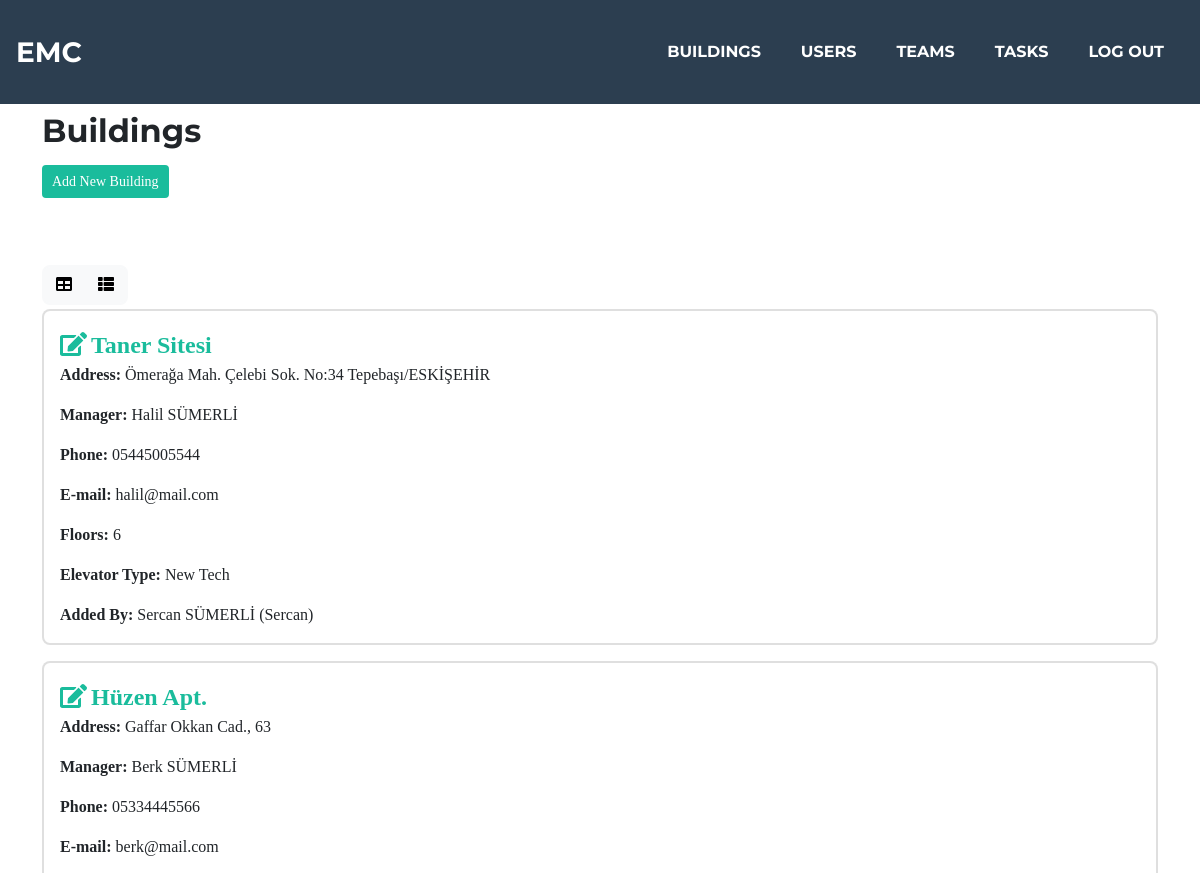
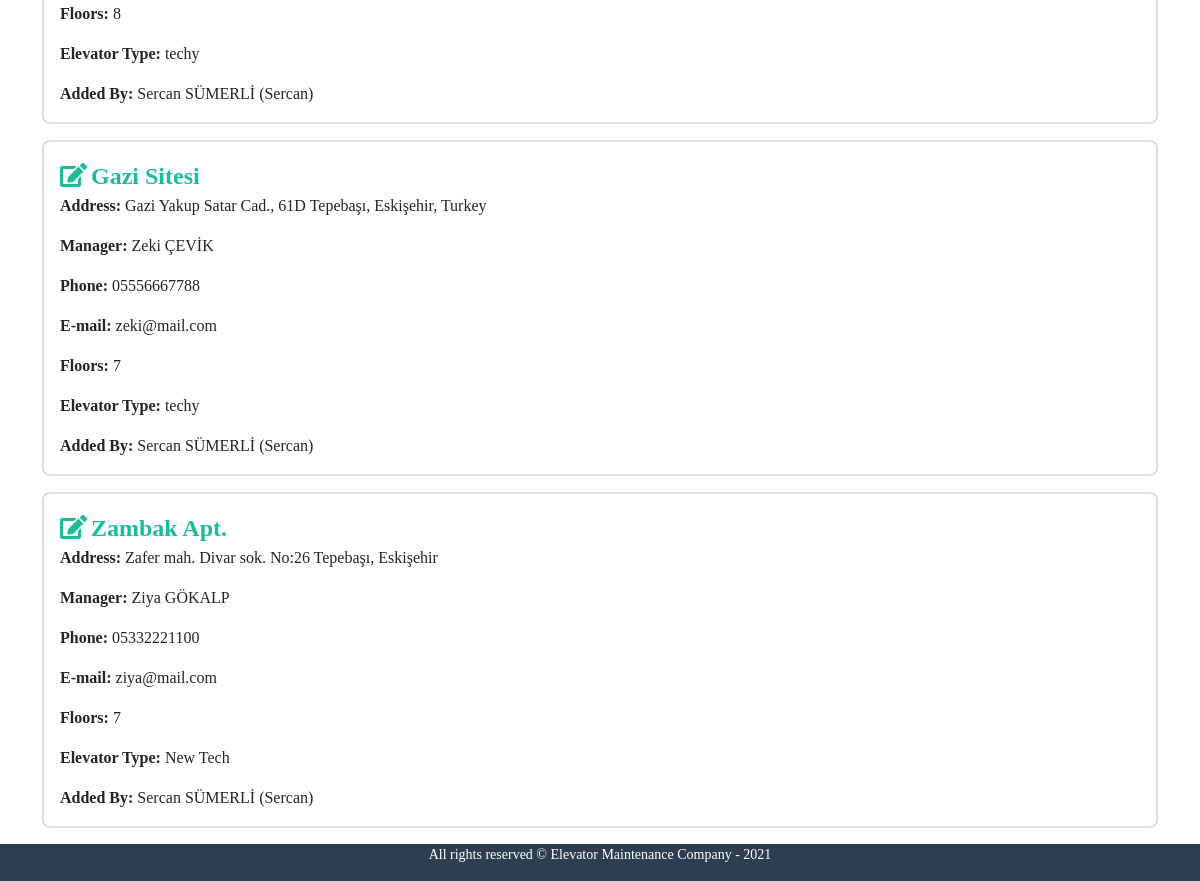
/buildings (signed in), run on the app's committed database (2 pictures, top to bottom).
### maintenance/models.py (models this page shows, shortened)
class Building(models.Model):
    address = models.CharField(max_length=300)
    coordinates = models.CharField(null=True, max_length=32)
    name = models.CharField(max_length=50)
    manager = models.CharField(max_length=100)
    phone_message = 'Phone number must be entered in the format: 05xxxxxxxxx'
    phone_regex = RegexValidator(
        regex=r'^(05)\d{9}$',
        message=phone_message
    )
    phone = models.CharField(validators=[phone_regex], max_length=11,
                             null=True, blank=True)
    email = models.EmailField(null=True, blank=True, max_length=100)
    floors = models.PositiveSmallIntegerField(default=2, validators=[MinValueValidator(2), MaxValueValidator(25)])
    elevator_type = models.CharField(max_length=100)
    creator = models.ForeignKey(User, on_delete=PROTECT, related_name="BuildingCreator")
    status = models.BooleanField(default=True)

class User(AbstractUser):
    confirmed = models.BooleanField(default=False)

### maintenance/views.py (the view)
# urls.py: path("buildings", views.buildings, name="buildings"),
@login_required
def buildings(request):
    buildings = Building.objects.all()
    return render(request, "maintenance/buildings.html", {
        "buildings":buildings
    })

### maintenance/templates/maintenance/buildings.html (shortened to what this page needs)
{% extends "maintenance/layout.html" %}
{% load static %}
{% block main %}
    <h2>Buildings</h2>
    <div style="margin-top:15px; height: 100px;">
        <a href="{% url 'addBuilding' %}" class="btn btn-sm btn-primary" style="float: left;">Add New Building</a>
    </div>
    {% if buildings %}
        <div class="btn-group mb-1" role="group" aria-label="Basic example">
            <button type="button" class="btn btn-light" id="tblToggleBtn" style="float:right;"><i class='fas fa-table'></i></button>
            <button type="button" class="btn btn-light" id="cardToggleBtn" style="float:right;"><i class='fas fa-th-list'></i></button>
        </div>
        <section id="buildingsCardView">
        {% for building in buildings %}
            <div class="card mb-3">
                <div class="row">
                <div class="col-md-8">
                    <div class="card-body">
                        <a href="{% url 'buildingDetail' building.id %}" style="text-decoration: none;"><i class="fa fa-edit" style="font-size: 24px;"></i> <strong style="font-size:24px">{{ building.name }}</strong></a>
                        <p class="card-text"><strong>Address: </strong>{{ building.address }}</p>
                        <p class="card-text"><strong>Manager: </strong>{{ building.manager }}</p>
                        <p class="card-text"><strong>Phone: </strong>{{ building.phone }}</p>
                        <p class="card-text"><strong>E-mail: </strong>{{ building.email }}</p>
                        <p class="card-text"><strong>Floors: </strong>{{ building.floors }}</p>
                        <p class="card-text"><strong>Elevator Type: </strong>{{ building.elevator_type }}</p>
                        <p class="card-text"><strong>Added By: </strong>{{ building.creator.first_name }} {{ building.creator.last_name }} ({{ building.creator.username }})</p>
                    </div>
                </div>
                </div>
            </div>
        {% endfor %}
        </section>
    {% else %}
        <div>
            <p>No buildings have been added so far. Click <strong>"Add New Building"</strong> button and add a new building.</p>
        </div>
    {% endif %}
{% endblock %}

### data on the page
Building: name "Taner Sitesi", address "Ömerağa Mah. Çelebi Sok. No:34 Tepebaşı/ESKİŞEHİR", manager "Halil SÜMERLİ", phone "05445005544", email "halil@mail.com", floors "6", elevator_type "New Tech", creator.first_name "Sercan", creator.last_name "SÜMERLİ", creator.username "Sercan"
Building: name "Hüzen Apt.", address "Gaffar Okkan Cad., 63", manager "Berk SÜMERLİ", phone "05334445566", email "berk@mail.com", floors "8", elevator_type "techy", creator.first_name "Sercan", creator.last_name "SÜMERLİ", creator.username "Sercan"
Building: name "Gazi Sitesi", address "Gazi Yakup Satar Cad., 61D Tepebaşı, Eskişehir, Turkey", manager "Zeki ÇEVİK", phone "05556667788", email "zeki@mail.com", floors "7", elevator_type "techy", creator.first_name "Sercan", creator.last_name "SÜMERLİ", creator.username "Sercan"
Building: name "Zambak Apt.", address "Zafer mah. Divar sok. No:26 Tepebaşı, Eskişehir", manager "Ziya GÖKALP", phone "05332221100", email "ziya@mail.com", floors "7", elevator_type "New Tech", creator.first_name "Sercan", creator.last_name "SÜMERLİ", creator.username "Sercan"
